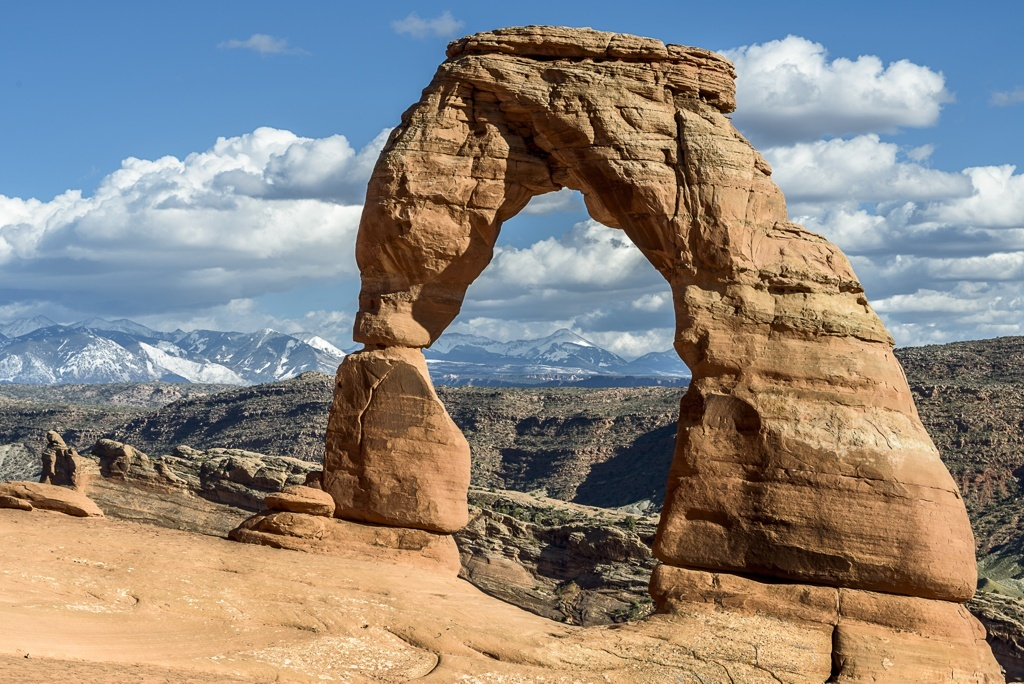
%> input picture DIP_hw2/delicate_arch.jpg, 1024 x 684 px
$ octave SIXONE.m   (GNU Octave 9; MATLAB toolbox functions it lacks are replaced by stand-ins)
%> lines starting %> are read from the running program, lines starting %| are printed output that depends on the picture
img = im2double(imread('delicate_arch.jpg'));
imshow(img);
gray_img = rgb2gray(img);
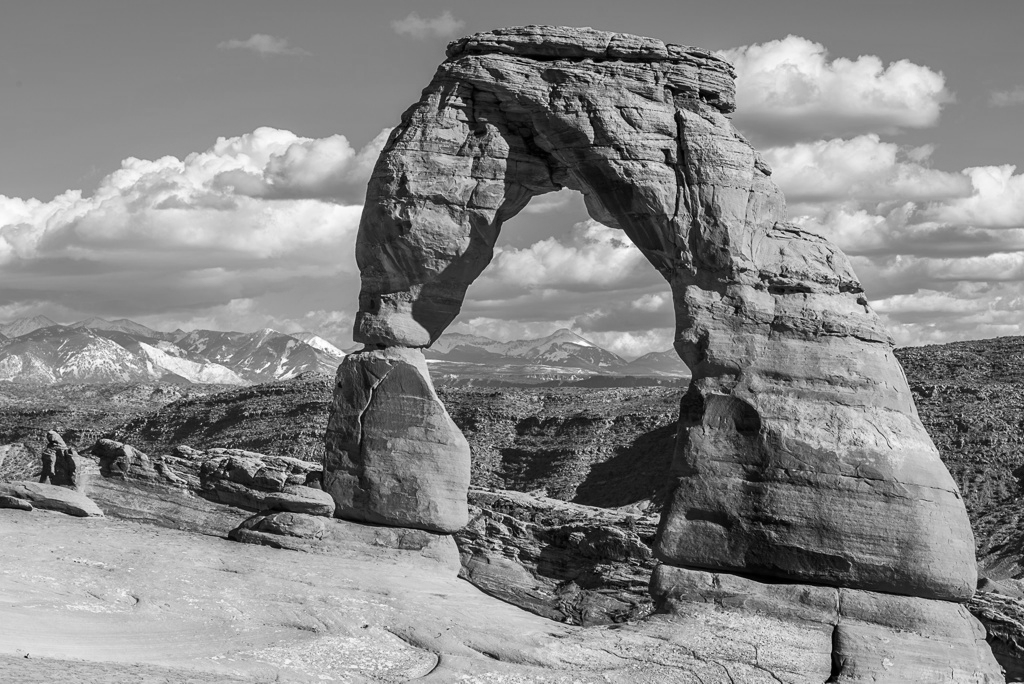
%> gray_img: size 684x1024 double; min 0, max 1, mean 0.53
imshow(gray_img);
% gaussian filtering so as to smooth the image beforehand
filtering_level = 4;
img_blur_filtered = imgaussfilt(gray_img, filtering_level);
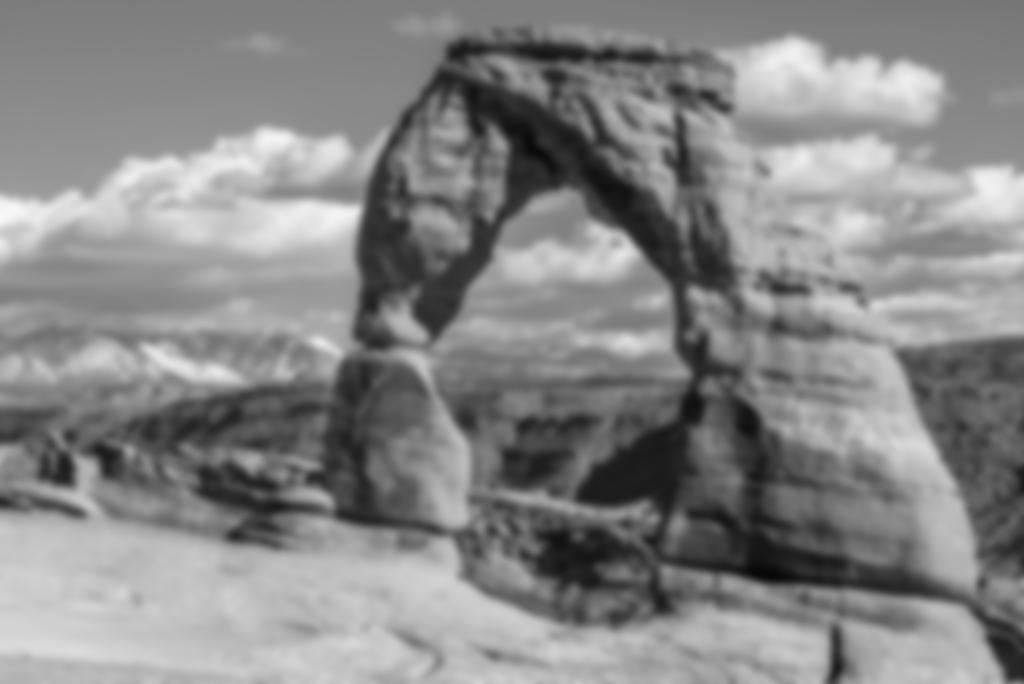
%> img_blur_filtered: size 684x1024 double; min 0.0254, max 0.977, mean 0.53
imshow(img_blur_filtered);
% morphological operation application: apply dilation to make the edges thicker
line_thickness = 2.5;
structuring_element = strel('line', line_thickness, line_thickness);
separated_edges = imdilate(edge(img_blur_filtered, 'Canny') ,structuring_element); % apply structuring element to image. prewitt, log and sobel do not work in this scenario.
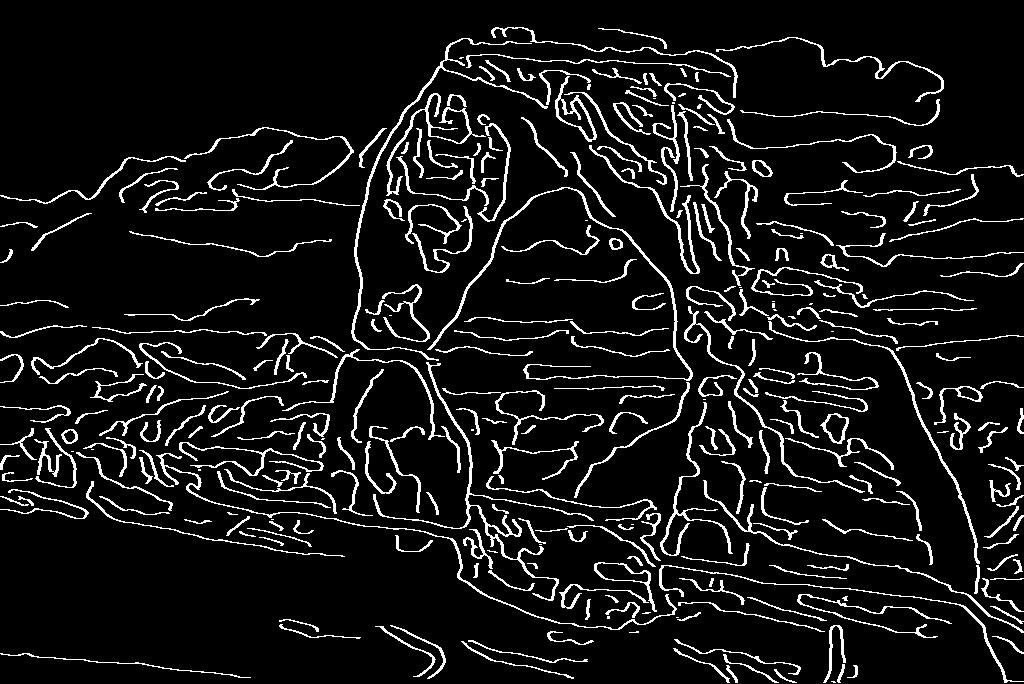
%> separated_edges: size 684x1024 logical; 8.3% white in thin lines or dots
imshow(separated_edges);
colored_img = repmat(gray_img, [1, 1, 3]); % convert to gray.
colored_img(separated_edges) = 0; % color the lines we extracted beore with black color
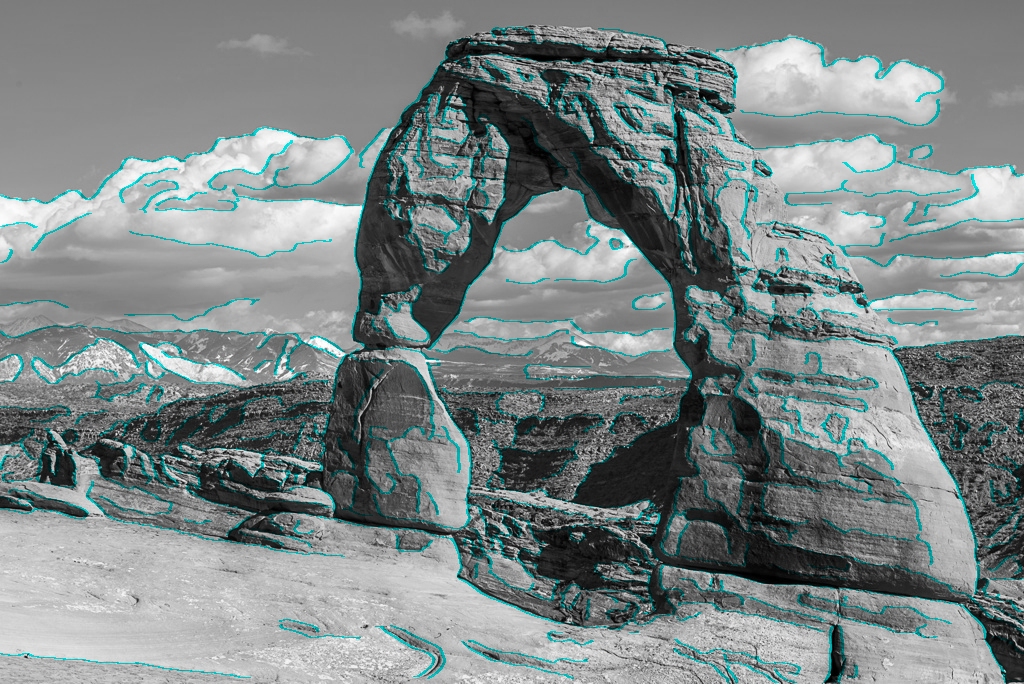
%> colored_img: size 684x1024x3 double; mean R, G, B 0.491, 0.53, 0.53
transformed_img = rgb2ycbcr(img); % convert
%> transformed_img: size 684x1024x3 double; mean of channels 1, 2, 3 0.518, 0.485, 0.516
% transformed_img = rgb2ycbcr(colored_img);
img_styl = ycbcr2rgb(cat(3,  colored_img(:,:,1), transformed_img(:,:,2), transformed_img(:,:,3))); % concatenate images (1 for each color channel) to create new image
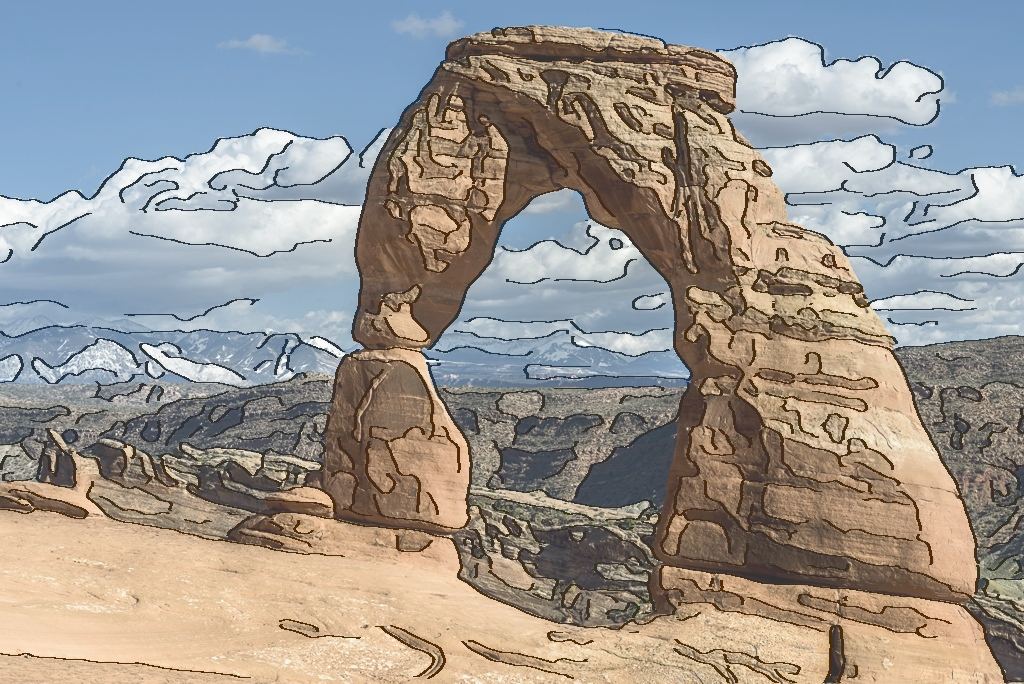
%> img_styl: size 684x1024x3 double; mean R, G, B 0.521, 0.494, 0.465; drawn with min black and max white
% and convert back to RBG
imshow(img_styl);
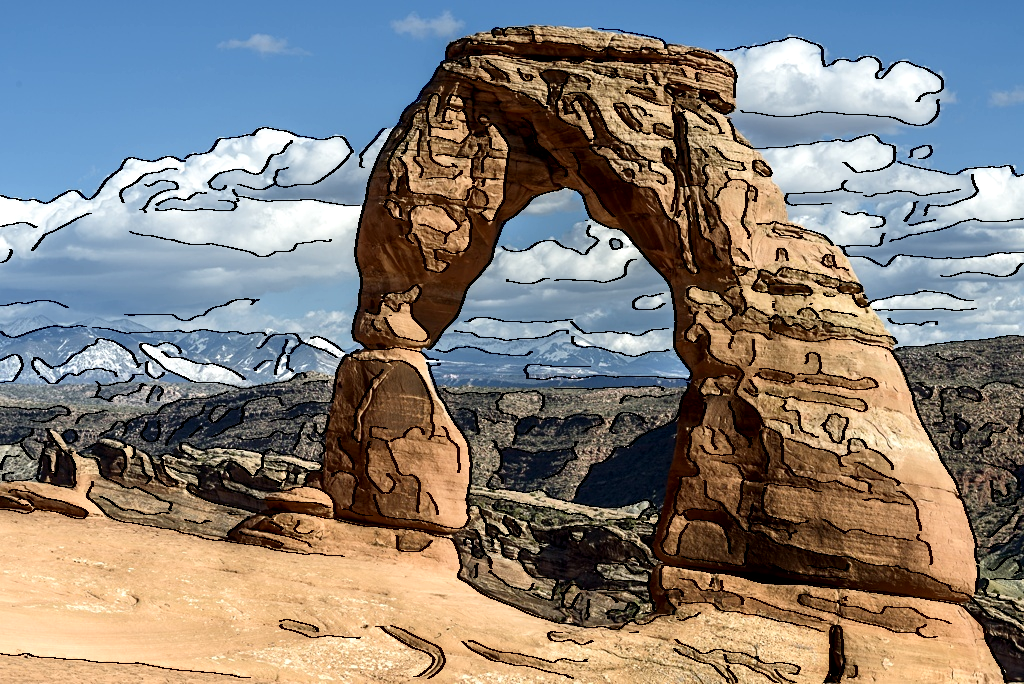
%> displayed picture: size 684x1024x3, on the screen's scale of 0 to 255; mean R, G, B 133.4, 127.7, 122.3
imwrite(img_styl, "image-stylization.jpg");
